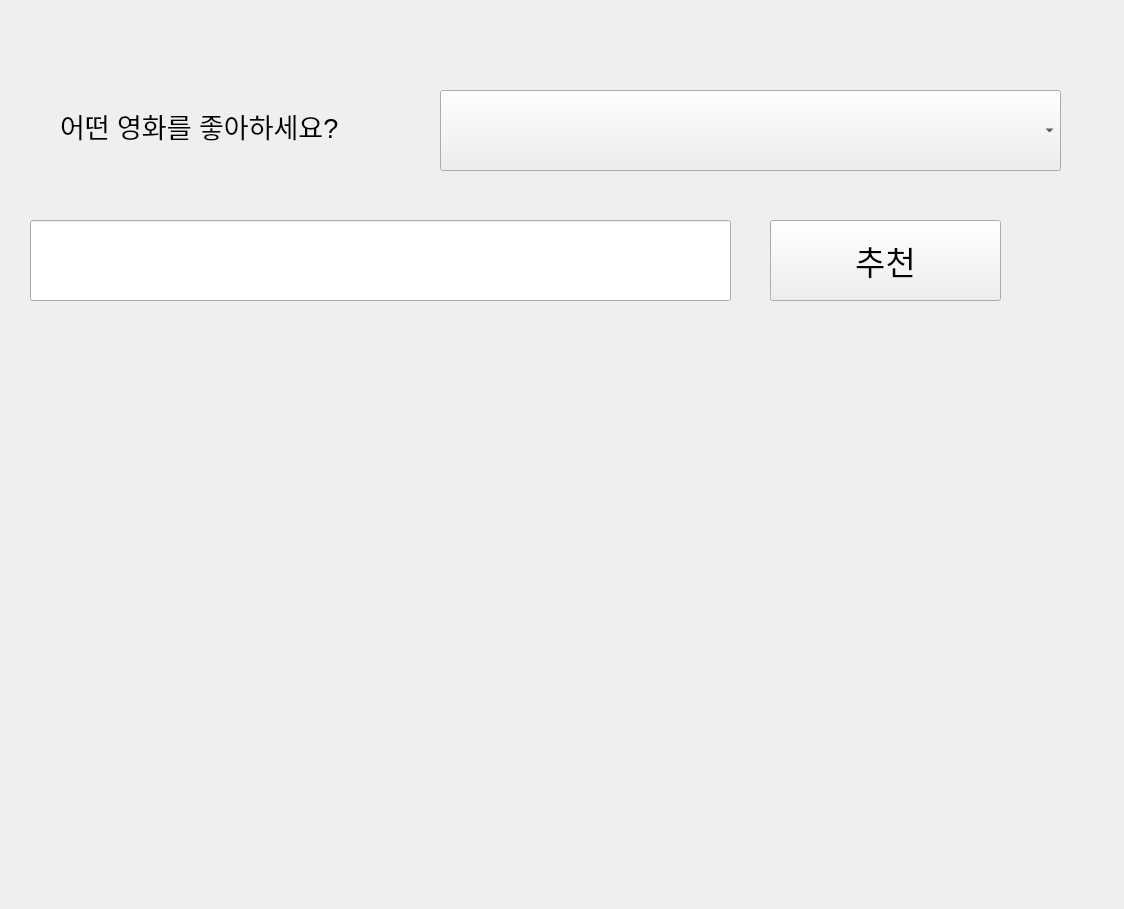
<?xml version="1.0" encoding="UTF-8"?>
<ui version="4.0">
 <class>Form</class>
 <widget class="QWidget" name="Form">
  <property name="geometry">
   <rect>
    <x>0</x>
    <y>0</y>
    <width>1124</width>
    <height>909</height>
   </rect>
  </property>
  <property name="windowTitle">
   <string>Form</string>
  </property>
  <widget class="QLabel" name="label">
   <property name="geometry">
    <rect>
     <x>60</x>
     <y>100</y>
     <width>321</width>
     <height>51</height>
    </rect>
   </property>
   <property name="font">
    <font>
     <pointsize>20</pointsize>
    </font>
   </property>
   <property name="text">
    <string>어떤 영화를 좋아하세요?</string>
   </property>
  </widget>
  <widget class="QComboBox" name="comboBox">
   <property name="geometry">
    <rect>
     <x>440</x>
     <y>90</y>
     <width>621</width>
     <height>81</height>
    </rect>
   </property>
  </widget>
  <widget class="QLineEdit" name="le_keyword">
   <property name="geometry">
    <rect>
     <x>30</x>
     <y>220</y>
     <width>701</width>
     <height>81</height>
    </rect>
   </property>
   <property name="font">
    <font>
     <pointsize>15</pointsize>
    </font>
   </property>
  </widget>
  <widget class="QPushButton" name="btn_recommendation">
   <property name="geometry">
    <rect>
     <x>770</x>
     <y>220</y>
     <width>231</width>
     <height>81</height>
    </rect>
   </property>
   <property name="font">
    <font>
     <pointsize>25</pointsize>
    </font>
   </property>
   <property name="text">
    <string>추천</string>
   </property>
  </widget>
  <widget class="QLabel" name="lbl_recommendation">
   <property name="geometry">
    <rect>
     <x>40</x>
     <y>380</y>
     <width>1001</width>
     <height>471</height>
    </rect>
   </property>
   <property name="font">
    <font>
     <pointsize>25</pointsize>
    </font>
   </property>
   <property name="text">
    <string/>
   </property>
   <property name="alignment">
    <set>Qt::AlignCenter</set>
   </property>
  </widget>
 </widget>
 <resources/>
 <connections/>
</ui>
